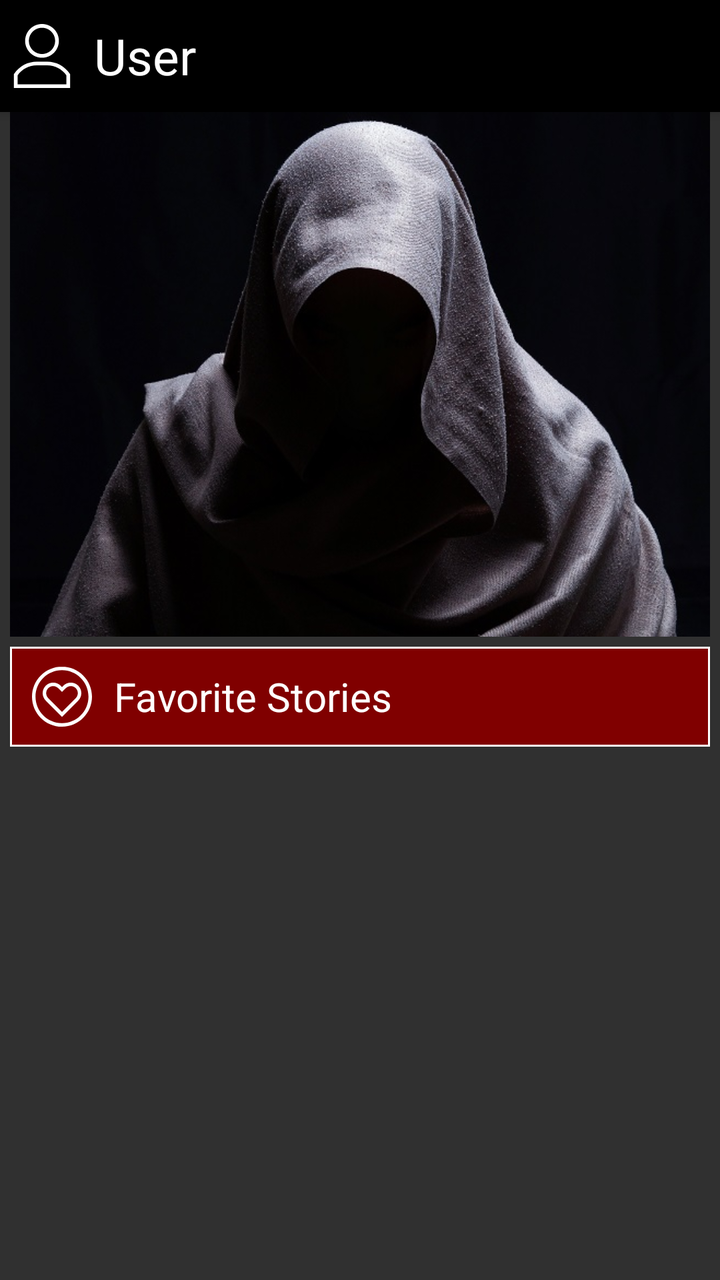
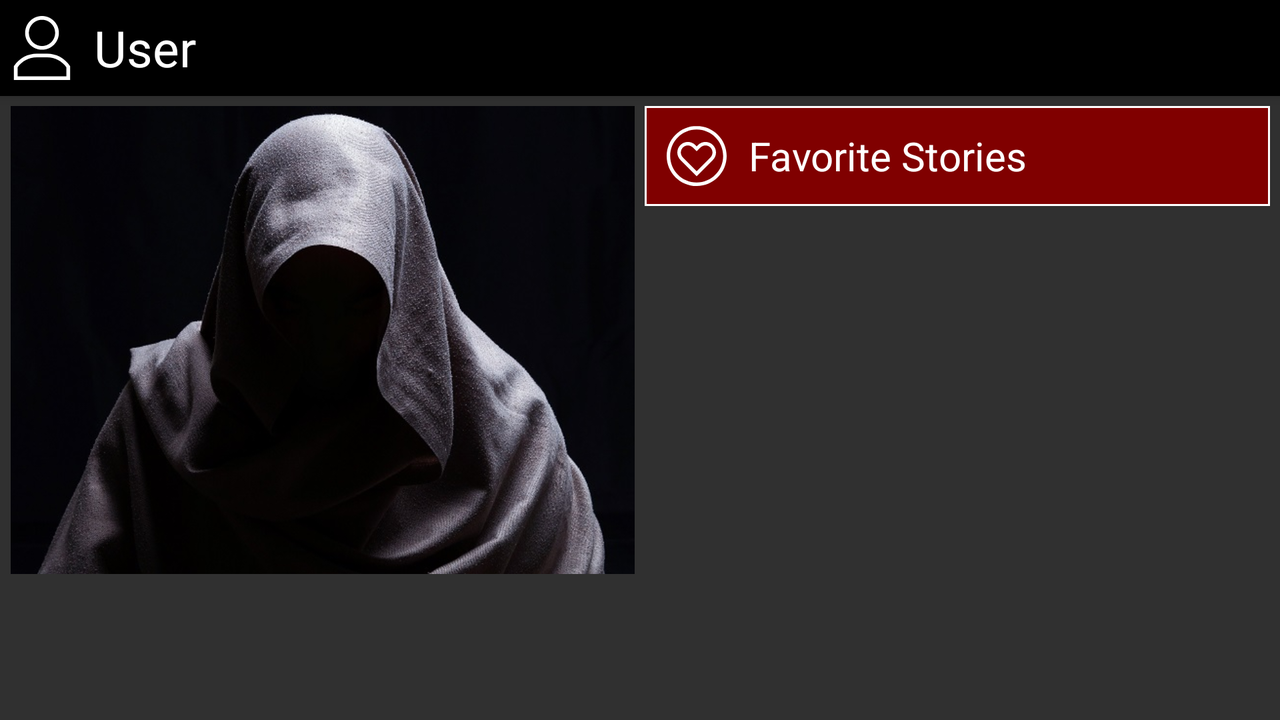

Two renders of one Android screen. The first uses the default layout on a phone; the second uses the alternative layout the repository ships for a different screen configuration, on a matching device. The two XML files are below.
<!-- AndroidManifest.xml: application theme AppTheme -->
<!-- res/layout/fragment_user.xml -->
<?xml version="1.0" encoding="utf-8"?>
<androidx.coordinatorlayout.widget.CoordinatorLayout
    xmlns:android="http://schemas.android.com/apk/res/android"
    xmlns:app="http://schemas.android.com/apk/res-auto"
    android:layout_width="match_parent"
    android:layout_height="match_parent"
    >
    <include
        layout="@layout/appbar_user"
        />
    <androidx.core.widget.NestedScrollView
        android:layout_width="match_parent"
        android:layout_height="wrap_content"
        android:layout_marginHorizontal="5dp"
        android:scrollbars="vertical"
        app:layout_behavior="@string/appbar_scrolling_view_behavior"
        >
        <LinearLayout
            android:layout_width="match_parent"
            android:layout_height="match_parent"
            android:orientation="vertical"
            >
            <ImageView
                android:id="@+id/ivHeaderUF"
                android:layout_width="match_parent"
                android:layout_height="wrap_content"
                android:layout_marginBottom="5dp"
                android:adjustViewBounds="true"
                android:contentDescription="@string/Image"
                android:src="@drawable/img_user"
                />
            <LinearLayout
                android:id="@+id/llFavoriteRowUF"
                android:layout_width="match_parent"
                android:layout_height="50dp"
                android:layout_marginBottom="5dp"
                android:orientation="vertical"
                android:foreground="@drawable/ripple_selectable_background"
                android:background="@color/Row_Background_Color"
                >
                <LinearLayout
                    android:layout_width="match_parent"
                    android:layout_height="match_parent"
                    android:orientation="horizontal"
                    android:background="@drawable/shape_border_row"
                    >
                    <ImageView
                        android:layout_width="wrap_content"
                        android:layout_height="match_parent"
                        android:layout_marginEnd="10dp"
                        android:contentDescription="@string/Icon"
                        android:src="@drawable/ic_favorite_cbwhite"
                        />
                    <androidx.appcompat.widget.AppCompatTextView
                        android:layout_width="wrap_content"
                        android:layout_height="match_parent"
                        android:gravity="center"
                        android:text="@string/Fav_Stories_Title"
                        android:textSize="@dimen/Row_Title_Size"
                        android:textColor="@color/Row_Title_Color"
                        />
                </LinearLayout>
            </LinearLayout>
        </LinearLayout>
    </androidx.core.widget.NestedScrollView>
</androidx.coordinatorlayout.widget.CoordinatorLayout>
<!-- res/layout/appbar_user.xml (included above) -->
<?xml version="1.0" encoding="utf-8"?>
<com.google.android.material.appbar.AppBarLayout
    xmlns:android="http://schemas.android.com/apk/res/android"
    xmlns:app="http://schemas.android.com/apk/res-auto"
    android:layout_width="match_parent"
    android:layout_height="wrap_content"
    >
    <androidx.appcompat.widget.Toolbar
        android:id="@+id/toolbarUF"
        android:layout_width="match_parent"
        android:layout_height="?android:attr/actionBarSize"
        android:background="@drawable/img_toolbar"
        app:layout_scrollFlags="scroll|enterAlways"
        app:contentInsetStart="0dp"
        app:contentInsetEnd="0dp"
        >
        <RelativeLayout
            android:layout_width="match_parent"
            android:layout_height="match_parent"
            >
            <ImageButton
                android:id="@+id/ibUserUF"
                android:layout_width="wrap_content"
                android:layout_height="match_parent"
                android:layout_marginStart="5dp"
                android:contentDescription="@string/Icon"
                android:src="@drawable/ic_user_bwhite"
                android:background="@null"
                />
            <androidx.appcompat.widget.AppCompatTextView
                android:layout_width="match_parent"
                android:layout_height="match_parent"
                android:layout_toEndOf="@+id/ibUserUF"
                android:layout_marginStart="10dp"
                android:gravity="center_vertical"
                android:text="@string/User_Title"
                android:textSize="@dimen/Toolbar_Title_Size"
                android:textColor="@color/Toolbar_Title_Color"
                />
            <ImageButton
                android:id="@+id/ibPreferencesUF"
                android:layout_width="wrap_content"
                android:layout_height="match_parent"
                android:layout_alignParentEnd="true"
                android:layout_marginEnd="5dp"
                android:contentDescription="@string/Icon"
                android:src="@drawable/ic_preferences_bwhite"
                android:background="@null"
                />
        </RelativeLayout>
    </androidx.appcompat.widget.Toolbar>
</com.google.android.material.appbar.AppBarLayout>
<!-- resources referenced by this layout -->
<resources>
  <color name="Row_Background_Color">@color/maroon</color>
  <color name="Row_Title_Color">@color/white</color>
  <color name="Toolbar_Title_Color">@color/white</color>
  <dimen name="Row_Title_Size">20dp</dimen>
  <dimen name="Toolbar_Title_Size">25dp</dimen>
  <!-- drawable ic_favorite_cbwhite (drawable) -->
  <vector android:height="32dp" android:viewportHeight="512"
      android:viewportWidth="512" android:width="32dp" xmlns:android="http://schemas.android.com/apk/res/android">
      <path android:fillColor="#FFFFFF" android:pathData="m256,0c-68.113,0 -132.328,26.703 -180.813,75.188s-75.188,112.699 -75.188,180.813c0,140.969 115.051,256 256,256 140.969,0 256,-115.051 256,-256 0,-140.969 -115.051,-256 -256,-256zM256,482c-124.617,0 -226,-101.383 -226,-226s101.383,-226 226,-226 226,101.383 226,226 -101.383,226 -226,226zM256,482"/>
      <path android:fillColor="#FFFFFF" android:pathData="m394.641,162.371c-35.148,-35.18 -92.117,-35.199 -127.273,-0.008l-11.367,11.363 -11.359,-11.355c-35.148,-35.18 -92.117,-35.199 -127.273,-0.008 -35.18,35.164 -35.188,92.102 -0.004,127.27l138.637,138.652 138.633,-138.648c35.176,-35.16 35.191,-92.098 0.008,-127.266zM373.422,268.422 L256,385.855 138.578,268.418c-23.449,-23.438 -23.465,-61.387 0.008,-84.844 23.422,-23.445 61.395,-23.461 84.84,0.008l32.574,32.555 32.586,-32.563c23.422,-23.445 61.395,-23.461 84.836,0.008 23.453,23.438 23.461,61.391 0,84.84zM373.422,268.422"/>
  </vector>
  <!-- drawable ic_user_bwhite (drawable) -->
  <vector android:height="32dp" android:viewportHeight="512"
      android:viewportWidth="512" android:width="32dp" xmlns:android="http://schemas.android.com/apk/res/android">
      <path android:fillColor="#FFFFFF" android:pathData="M256,0c-74.439,0 -135,60.561 -135,135s60.561,135 135,135s135,-60.561 135,-135S330.439,0 256,0zM256,240c-57.897,0 -105,-47.103 -105,-105c0,-57.897 47.103,-105 105,-105c57.897,0 105,47.103 105,105C361,192.897 313.897,240 256,240z"/>
      <path android:fillColor="#FFFFFF" android:pathData="M297.833,301h-83.667C144.964,301 76.669,332.951 31,401.458V512h450V401.458C435.397,333.05 367.121,301 297.833,301zM451.001,482H451H61v-71.363C96.031,360.683 152.952,331 214.167,331h83.667c61.215,0 118.135,29.683 153.167,79.637V482z"/>
  </vector>
  <!-- drawable img_user: jpg bitmap (drawable, 91896 bytes) -->
  <!-- drawable ripple_selectable_background (drawable) -->
  <?xml version="1.0" encoding="utf-8"?>
  <ripple
      xmlns:android="http://schemas.android.com/apk/res/android"
      android:color="@color/gray"
      >
      <item
          android:id="@android:id/mask"
          android:drawable="@android:color/white"
          />
  </ripple>
  <!-- drawable shape_border_row (drawable) -->
  <?xml version="1.0" encoding="utf-8"?>
  <shape
      xmlns:android="http://schemas.android.com/apk/res/android"
      android:shape="rectangle"
      >
      <corners
          android:radius="0dp"
          />
      <padding
          android:left="10dp"
          android:right="10dp"
          android:top="10dp"
          android:bottom="10dp"
          />
      <stroke
          android:width="1dp"
          android:color="@color/Row_Border_Color"
          />
  </shape>
  <string name="Fav_Stories_Title">"Favorite Stories"</string>
  <string name="Icon" translatable="false">"icon"</string>
  <string name="Image" translatable="false">"image"</string>
  <string name="User_Title">"User"</string>
  <style name="AppTheme" parent="Theme.AppCompat">
          
          <item name="colorPrimary">@color/black</item>
          <item name="colorPrimaryDark">@color/black</item>
          <item name="colorAccent">@color/white</item>
          <item name="android:navigationBarColor">@color/black</item>
  
          <item name="actionBarSize">50dp</item>
          <item name="windowActionBar">false</item>
          <item name="windowNoTitle">true</item>
      </style>
  <color name="maroon">#800000</color>
  <color name="white">#FFFFFF</color>
  <color name="gray">#808080</color>
  <color name="Row_Border_Color">@color/white</color>
  <color name="black">#000000</color>
</resources>
<!-- res/layout-land/fragment_user.xml (the author's variant of the layout above) -->
<!-- drawn on the phone turned sideways -->
<?xml version="1.0" encoding="utf-8"?>
<androidx.coordinatorlayout.widget.CoordinatorLayout
    xmlns:android="http://schemas.android.com/apk/res/android"
    xmlns:app="http://schemas.android.com/apk/res-auto"
    android:layout_width="match_parent"
    android:layout_height="match_parent"
    >
    <include
        layout="@layout/appbar_user"
        />
    <androidx.core.widget.NestedScrollView
        android:id="@+id/scrollViewUF"
        android:layout_width="match_parent"
        android:layout_height="wrap_content"
        android:layout_margin="5dp"
        android:scrollbars="vertical"
        app:layout_behavior="@string/appbar_scrolling_view_behavior"
        >
        <LinearLayout
            android:layout_width="match_parent"
            android:layout_height="match_parent"
            android:orientation="horizontal"
            >
            <ImageView
                android:id="@+id/ivHeaderUF"
                android:layout_width="0dp"
                android:layout_height="match_parent"
                android:layout_weight="1"
                android:adjustViewBounds="true"
                android:contentDescription="@string/Image"
                android:src="@drawable/img_user"
                />
            <LinearLayout
                android:layout_width="0dp"
                android:layout_height="match_parent"
                android:layout_weight="1"
                android:layout_marginStart="5dp"
                android:orientation="vertical"
                >
                <LinearLayout
                    android:id="@+id/llFavoriteRowUF"
                    android:layout_width="match_parent"
                    android:layout_height="50dp"
                    android:layout_marginBottom="5dp"
                    android:orientation="vertical"
                    android:foreground="@drawable/ripple_selectable_background"
                    android:background="@color/Row_Background_Color"
                    >
                    <LinearLayout
                        android:layout_width="match_parent"
                        android:layout_height="match_parent"
                        android:orientation="horizontal"
                        android:background="@drawable/shape_border_row"
                        >
                        <ImageView
                            android:layout_width="wrap_content"
                            android:layout_height="match_parent"
                            android:layout_marginEnd="10dp"
                            android:contentDescription="@string/Icon"
                            android:src="@drawable/ic_favorite_cbwhite"
                            />
                        <androidx.appcompat.widget.AppCompatTextView
                            android:layout_width="wrap_content"
                            android:layout_height="match_parent"
                            android:gravity="center"
                            android:text="@string/Fav_Stories_Title"
                            android:textSize="@dimen/Row_Title_Size"
                            android:textColor="@color/Row_Title_Color"
                            />
                    </LinearLayout>
                </LinearLayout>
            </LinearLayout>
        </LinearLayout>
    </androidx.core.widget.NestedScrollView>
</androidx.coordinatorlayout.widget.CoordinatorLayout>
